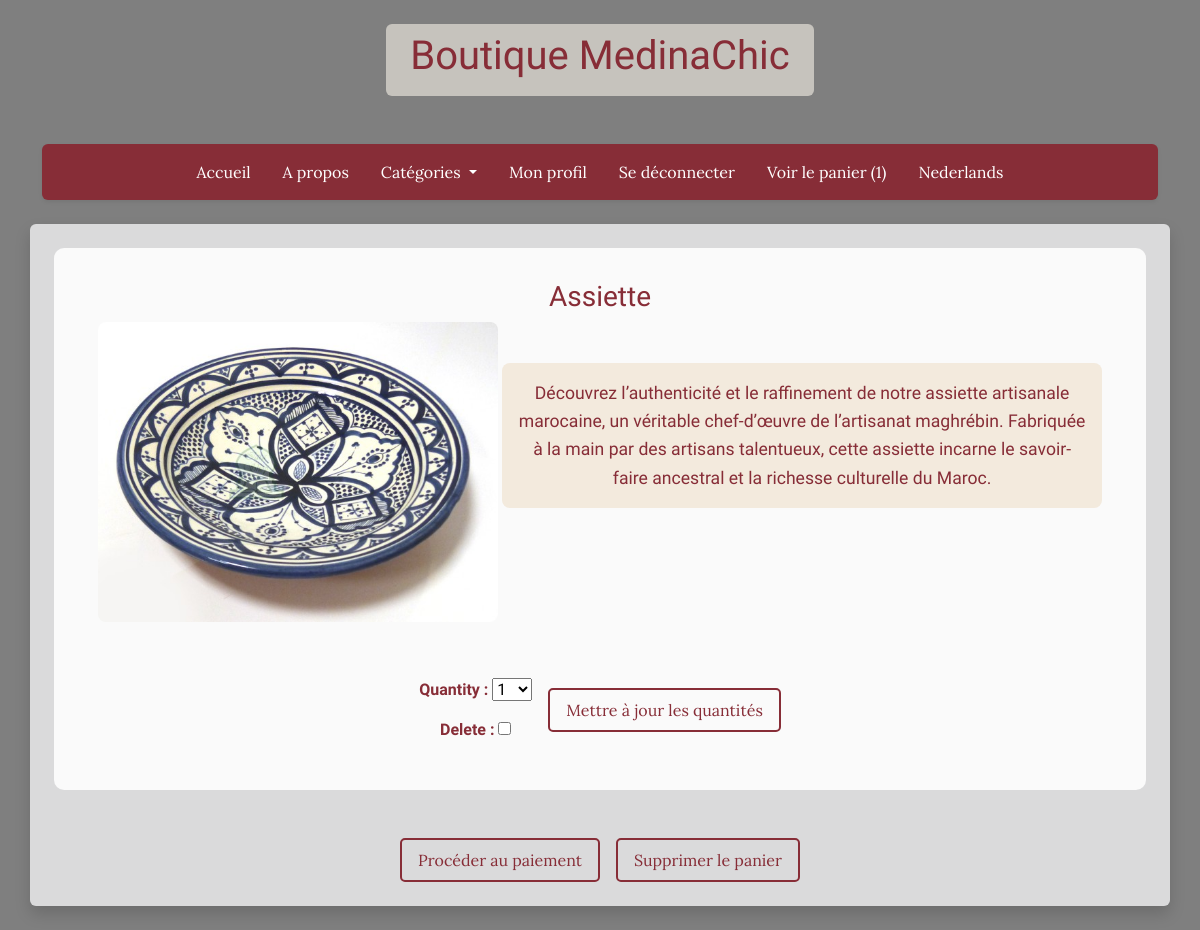
Screenshot of /store/cart/ (signed in) with the database file from the repository.
### accounts/models.py (models this page shows, shortened)
class Shopper(AbstractUser):
    username = None
    email = models.EmailField(max_length=254, unique=True)
    stripe_id = models.CharField(max_length=90, blank=True)
    USERNAME_FIELD = 'email'
    REQUIRED_FIELDS = []
    objects = CustomUserManager()

### store/models.py (models this page shows, shortened)
class Cart(models.Model):
    user = models.OneToOneField(AUTH_USER_MODEL, on_delete=models.CASCADE)
    orders = models.ManyToManyField(Order)
    ordered = models.BooleanField(default=False)
    ordered_date = models.DateTimeField(blank=True, null=True)

class Order(models.Model):
    user = models.ForeignKey(AUTH_USER_MODEL, on_delete=models.CASCADE)
    product = models.ForeignKey(Product, on_delete=models.CASCADE)
    quantity = models.IntegerField(default=1)
    ordered = models.BooleanField(default=False)

class Product(models.Model):
    name = models.CharField(max_length=128)
    slug = models.SlugField(max_length=128, blank=True)
    CATEGORIES = [
        ('autre', 'Autre'),
        ('cuisine', 'Cuisine'),
        ('vetement', 'Vetement'),
        ('tissu', 'Tissu'),
        ('argile', 'Argile'),
        ('maroquineire', 'Maroquineire'),
        ('alimentaire', 'Alimentaire'),
        ('accessoire', 'Accessoire'),
    ]
    category = models.CharField(max_length=50, choices=CATEGORIES, default='autre')
    price = models.FloatField(default=0.0)
    quantity = models.IntegerField(default=0)
    description = models.TextField(blank=True)
    thumbnail = models.ImageField(upload_to="products/", blank=True, null=True)
    stripe_id = models.CharField(max_length=90, blank=True)
    def thumbnail_url(self):
        return self.thumbnail.url if self.thumbnail else static("img/logo-bleu.jpg")

### store/views.py (the view)
# urls.py: path('cart/', cart, name="cart"),
@login_required
def cart(request):
    orders = Order.objects.filter(user=request.user)
    if orders.count() == 0:
        return redirect('index')
    OrderFormSet = modelformset_factory(Order, form=OrderForm, extra=0)
    formset = OrderFormSet(queryset=orders)
    return render(request, 'store/cart.html', context={"forms": formset})

### store/templates/store/cart.html (shortened to what this page needs)
{% extends 'base.html' %}
{% block content %}
    <div class="text-center">
        <form method="POST" action="{% url 'update-quantities' %}">
            {% for form in forms %}
                <div class="form-section">
                    <h3 class="product-title">{{ form.instance.product.name }}</h3>
                    <img src="{{ form.instance.product.thumbnail_url }}" alt="image du produit" class="product-image">
                    <p class="product-description">{{ form.instance.product.description }}</p>
                    <div class="d-flex align-items-center gap-3 justify-content-center flex-wrap mt-4">
                        <div class="mt-3">{{ form.as_p }}</div>
                        <div>
                            <button type="submit" class="styled-btn">Mettre à jour les quantités</button>
                        </div>
                    </div>
                </div>
            {% endfor %}
        </form>
        <div class="cart-actions mt-4">
            <form action="{% url 'create-checkout-session' %}" method="POST">
                <button type="submit" class="styled-btn">Procéder au paiement</button>
            </form>
            <a href="{% url 'delete-cart' %}" class="styled-btn">Supprimer le panier</a>
        </div>
    </div>
{% endblock %}

### templates/base.html (shortened to what this page needs)
{% load static %}
<!DOCTYPE html>
<html lang="fr">
<head>
    <link href="https://cdn.jsdelivr.net/npm/bootstrap@5.3.3/dist/css/bootstrap.min.css" rel="stylesheet">
</head>
<body class="py-4">
    <div class="text-center mb-5">
        <div class="d-inline-block px-4 py-2 rounded" style="background-color: rgba(245, 240, 231, 0.6);">
            <a href="{% url 'index' %}" class="text-decoration-none">
                <h1 style="color: #872D37;">Boutique MedinaChic</h1>
            </a>
        </div>
    </div>
    <div class="container mb-4">
        <nav class="navbar navbar-expand-lg navbar-custom rounded shadow-sm">
            <div class="container justify-content-center">
                <div class="collapse navbar-collapse justify-content-center" id="navbarContent">
                    <ul class="navbar-nav mb-2 mb-lg-0 d-flex justify-content-center gap-3">
                            <li class="nav-item">
                                <a class="nav-link" href="{% url 'index' %}">Accueil</a>
                            </li>
                            <li class="nav-item">
                                <a class="nav-link" href="{% url 'apropos' %}">A propos</a>
                            </li>
                            <li class="nav-item dropdown">
                                <a class="nav-link dropdown-toggle" href="#" id="navbarDropdown" role="button"
                                   data-bs-toggle="dropdown" aria-expanded="false">
                                    Catégories
                                </a>
                            </li>
                        {% if user.is_authenticated %}
                            <li class="nav-item">
                                <a class="nav-link" href="{% url 'profile' %}">Mon profil</a>
                            </li>
                            <li class="nav-item">
                                <a class="nav-link text-danger" href="{% url 'logout' %}">Se déconnecter</a>
                            </li>
                        {% endif %}
                        {% if user.cart and not user.cart.ordered %}
                            <li class="nav-item">
                                <a class="nav-link" href="{% url 'cart' %}">Voir le panier ({{ user.cart.orders.count }})</a>
                            </li>
                        {% endif %}
                        <li class="nav-item">
                                <a class="nav-link" href="{% url 'index' %}">Nederlands</a>
                        </li>
                    </ul>
                </div>
            </div>
        </nav>
    </div>
    <div class="container bg-light bg-opacity-75 p-4 rounded shadow">
        {% block content %}
        {% endblock %}
    </div>
</body>
</html>

### store/templates/store/cart.html (style rules this page uses)
.product-title { color: #872D37; }
.product-description { color: #872D37; font-size: 1.1rem; line-height: 1.6; background-color: rgba(199, 140, 58, 0.15); padding: 1rem; border-radius: 8px; display: inline-block; max-width: 600px; margin: auto; }
.product-image { width: 100%; max-width: 400px; height: 300px; object-fit: cover; border-radius: 8px; margin-bottom: 1rem; }
.form-section { margin-bottom: 3rem; padding: 2rem; background-color: rgba(255, 255, 255, 0.85); border-radius: 10px; }
.styled-btn { border: 2px solid #872D37; color: #872D37; padding: 0.5rem 1rem; text-decoration: none; border-radius: 5px; display: inline-block; transition: all 0.3s ease; background-color: transparent; }
.cart-actions { display: flex; justify-content: center; gap: 1rem; flex-wrap: wrap; }
label { color: #872D37; font-weight: bold; }

### rows the page displays
Shopper: cart.orders.count "1"
Order: instance.product.name "Assiette", instance.product.thumbnail_url (picture), instance.product.description "Découvrez l’authenticité et le raffinement de notre assiette artisanale marocaine, un véritable chef-d’œuvre de l’artisanat maghrébin. Fabriquée à la main par des artisans talentueux, cette assiette incarne le savoir-faire ancestral et la richesse culturelle du Maroc."
